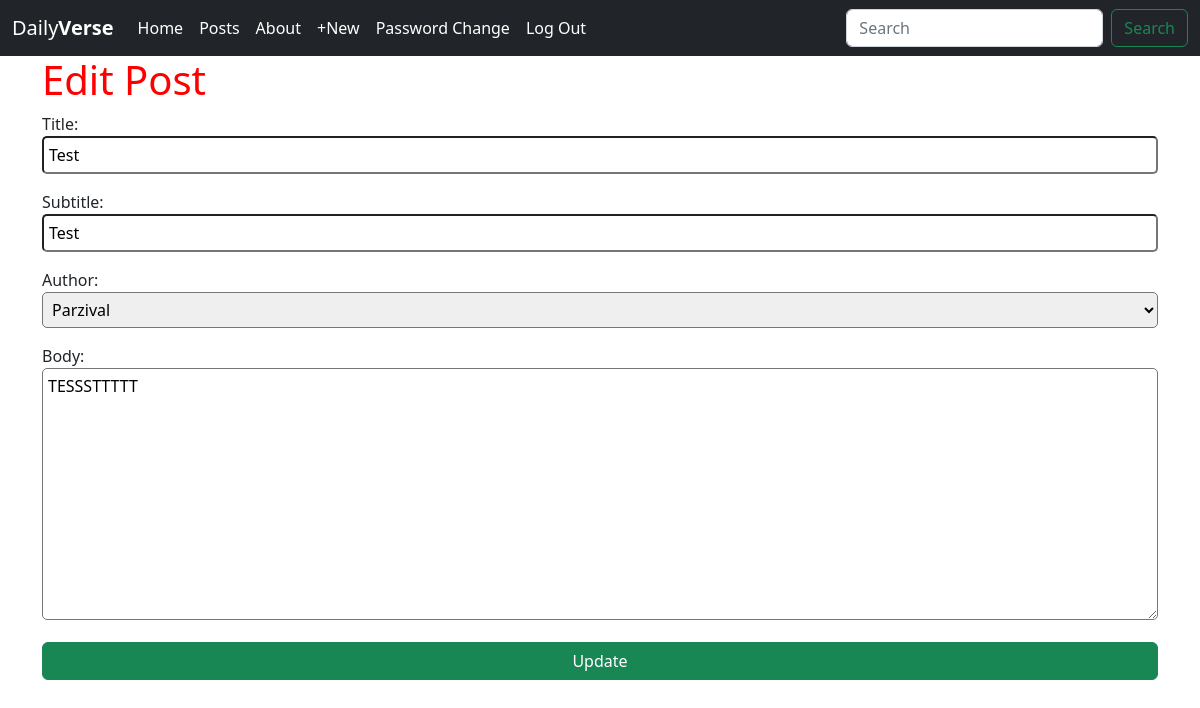
The page /posts/16/edit/ (signed in) on the database its author committed.
### posts/models.py (models this page shows, shortened)
class Post(models.Model):
    title = models.CharField(max_length=256)
    subtitle = models.CharField(max_length=256)
    author = models.ForeignKey(
        get_user_model(),
        on_delete=models.CASCADE
    )
    body = models.TextField()
    created_on = models.DateTimeField(auto_now_add=True)

### posts/views.py (the view)
# urls.py: path('<int:pk>/edit/', PostUpdateView.as_view(), name='edit'),
class PostUpdateView(LoginRequiredMixin, UserPassesTestMixin, UpdateView):
    template_name = "posts/edit.html"
    model = Post
    fields = ["title", "subtitle", "author", "body"] # Fields will be showed on the page
    def test_func(self):
        post_obj = self.get_object()
        return post_obj.author == self.request.user

### templates/posts/edit.html (shortened to what this page needs)
{% extends 'base.html' %}
{% block content %}
    <div id="update-container">
        <h1>Edit Post</h1>
        <form method="POST">
            {{ form.as_p }}
            <input type="submit" value="Update" class="btn btn-success btn-md" id="update-post-btn">
        </form>
    </div>
{% endblock content %}

### static/css/base.css (style rules this page uses)
h1 { color: red; }
#id_title, #id_subtitle, #id_author, #id_body, #create-post { padding: 5px; margin: 0px auto; width: 100%; border-radius: 5px; }
#update-post-btn { width: 100%; }

### rows shown on the page
Post: title "Test", subtitle "Test", author "Parzival", body "TESSSTTTTT"
